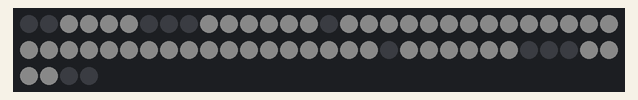
Simulated run of this sketch. Board: Arduino Uno, built with avr-gcc and run on an emulated ATmega328P. Shown: 64 RGB LEDs in strip order, left to right, continuing on the next row. Wiring (inferred from the names in the program): 4×4 keypad with keys 1 2 3 A 4 5 6 B 7 8 9 C * 0 # D (labels assumed): rows pin 6, pin 7, pin 5, pin 8; columns A0, A1, A2, A3. Dim RGB values are drawn brighter than linear; what the sketch prints to the serial monitor is not drawn.

Above: at 0.3 s.

The sketch:

read_arduino.ino
```cpp
/*
  읽기 컴퓨터측 아두이노 (최종본)
  ------------------------------------------------
  1. 4067 네 개의 S0~S3(D5~D8, 4개 4067이 공유)을 구동해서 채널을 스캔
     (오늘 디버깅으로 확인된 문제 때문에 그레이 코드 순서로 스캔 -
      한 번에 주소 비트 1개만 바뀌도록 해서 다중 비트 동시 전환 글리치 방지)
  2. 매 채널마다 4개 4067의 COMMON 핀(A0~A3)을 동시에 읽어 4비트씩 수집
     (16채널 x 4비트 = 64비트 = 8x8 결함맵 전체)
  3. 완성된 64비트를 "D:" + 64자리(0/1) 문자열로 만들어 USB Serial로
     읽기 컴퓨터(read_computer.py)에 전달
  4. 같은 값을 NeoPixel 8x8 매트릭스(D9)에 띄웁니다 - 이 보드가 실제로
     읽어낸 것이 무엇인지 사람이 눈으로 볼 수 있게. 표시는 읽기 결과이지
     보내온 값이 아닙니다. 둘이 다르면 화면의 "어긋난 칸 수"와 이 매트릭스가
     같이 어긋나 보입니다.

  * 정보 격벽: S0~S3은 4067 입장에서 "입력", COMMON은 "출력"이므로
    이 아두이노 -> 쓰기 아두이노 방향으로는 어떤 정보도 흘러갈 수 없습니다.
    매트릭스도 이쪽 보드에만 달려 있어서 이 성질을 깨지 않습니다.

  * 격자 <-> mux/칩 매핑 (wiring_test.ino로 실제 검증된 배선 기준):
      mux1(COMMON->A0): 칩1(홀수,I0~I7)=0행 / 칩2(짝수,I8~I15)=1행
      mux2(COMMON->A1): 칩3(홀수,I0~I7)=2행 / 칩4(짝수,I8~I15)=3행
      mux3(COMMON->A2): 칩5(홀수,I0~I7)=4행 / 칩6(짝수,I8~I15)=5행
      mux4(COMMON->A3): 칩7(홀수,I0~I7)=6행 / 칩8(짝수,I8~I15)=7행
    채널 c(0~15): 열 = c%8, 행은 c<8이면 홀수칩 행, c>=8이면 짝수칩 행
*/

#include <Adafruit_NeoPixel.h>

#define PIN_S0 5   // 4067 공용 주소선 (LSB)
#define PIN_S1 6
#define PIN_S2 7
#define PIN_S3 8   // (MSB)

#define LED_PIN 9    // NeoPixel DIN
#define NUM_LEDS 64
#define BRIGHTNESS 10  // 64칸 전부 흰색이어도 전원이 감당하는 값

Adafruit_NeoPixel strip(NUM_LEDS, LED_PIN, NEO_GRB + NEO_KHZ800);

// mux 순서: {mux1, mux2, mux3, mux4} (칩1,2 / 칩3,4 / 칩5,6 / 칩7,8)
const int muxCommonPin[4] = {A0, A1, A2, A3};
// 각 mux가 담당하는 (홀수칩 행, 짝수칩 행)
const int muxOddRow[4]  = {0, 2, 4, 6};
const int muxEvenRow[4] = {1, 3, 5, 7};

// 그레이 코드 순서: 한 번에 딱 1개 주소 비트만 바뀌도록 스캔 순서를 재배열
const int grayOrder[16] = {0, 1, 3, 2, 6, 7, 5, 4, 12, 13, 15, 14, 10, 11, 9, 8};

byte grid[8][8]; // [row][col]
byte prevGrid[8][8];
byte lastSentGrid[8][8];
bool havePrev = false;
bool haveLastSent = false;

void setup() {
  Serial.begin(9600);

  pinMode(PIN_S0, OUTPUT);
  pinMode(PIN_S1, OUTPUT);
  pinMode(PIN_S2, OUTPUT);
  pinMode(PIN_S3, OUTPUT);

  for (int m = 0; m < 4; m++) {
    pinMode(muxCommonPin[m], INPUT);
  }

  strip.begin();
  strip.setBrightness(BRIGHTNESS);
  strip.show();  // 켜자마자 전부 꺼진 상태로
}

void loop() {
  scanAll();

  // 연속 2회 스캔 결과가 완전히 같아야 "확정된 값"으로 인정 (노이즈 필터링)
  if (havePrev && gridsEqual(grid, prevGrid)) {
    if (!haveLastSent || !gridsEqual(grid, lastSentGrid)) {
      sendGrid();
      showGrid();  // 시리얼로 올린 것과 같은 값을 매트릭스에도
      copyGrid(grid, lastSentGrid);
      haveLastSent = true;
    }
  }

  copyGrid(grid, prevGrid);
  havePrev = true;
  delay(100);
}

bool gridsEqual(byte a[8][8], byte b[8][8]) {
  for (int r = 0; r < 8; r++)
    for (int c = 0; c < 8; c++)
      if (a[r][c] != b[r][c]) return false;
  return true;
}

void copyGrid(byte src[8][8], byte dst[8][8]) {
  for (int r = 0; r < 8; r++)
    for (int c = 0; c < 8; c++)
      dst[r][c] = src[r][c];
}

void setChannel(int c) {
  digitalWrite(PIN_S0, bitRead(c, 0));
  digitalWrite(PIN_S1, bitRead(c, 1));
  digitalWrite(PIN_S2, bitRead(c, 2));
  digitalWrite(PIN_S3, bitRead(c, 3));
  delay(5); // 4067 스위칭 안정화 대기 (오늘 디버깅 기준값)
}

void scanAll() {
  for (int i = 0; i < 16; i++) {
    int c = grayOrder[i];
    setChannel(c);
    int col = c % 8;
    bool isOddChipHalf = (c < 8); // I0~I7 = 홀수칩, I8~I15 = 짝수칩

    for (int m = 0; m < 4; m++) {
      int val = digitalRead(muxCommonPin[m]);
      int row = isOddChipHalf ? muxOddRow[m] : muxEvenRow[m];
      grid[row][col] = (val == HIGH) ? 1 : 0;
    }
  }
}

void sendGrid() {
  String bits = "";
  for (int r = 0; r < 8; r++) {
    for (int c = 0; c < 8; c++) {
      bits += grid[r][c] ? '1' : '0';
    }
  }
  Serial.println("D:" + bits);
}

/*
  웨이퍼 밖 12칸 (네 모서리 3칸씩). 실제 웨이퍼는 원형이라 정사각 격자의
  모서리는 웨이퍼 밖이고, 데이터가 없는 칸이므로 꺼 둔다. 인덱스 = row*8+col.

  ⚠ 이 12칸의 정의는 세 곳에 있고 셋이 같아야 한다:
       여기 · serial_bridge.py 의 _inside() · frontend 의 isInsideWafer()
     한 곳만 바뀌면 화면과 매트릭스의 모서리가 조용히 달라진다.
*/
bool isOutsideWafer(int i) {
  switch (i) {
    case 0:  case 1:  case 8:    // 좌상단
    case 6:  case 7:  case 15:   // 우상단
    case 48: case 56: case 57:   // 좌하단
    case 55: case 62: case 63:   // 우하단
      return true;
    default:
      return false;
  }
}

/*
  격자 인덱스(row-major, 0=좌상단) → 매트릭스의 LED 번호.

  매트릭스가 180도 돌아간 채로 달려 있어서 뒤집는다. 실측: 좌상단에 있어야 할
  패턴이 우하단에 떴다. (r,c) -> (7-r, 7-c) 이므로 i -> 63-i 다.

  * 모서리 마스크는 180도 회전에 대칭이라 이 어긋남을 드러내지 못한다.
    방향은 반드시 비대칭 패턴으로 확인할 것.

  다른 배선이면 아래로 바꾸면 된다. 여기 한 줄만 고치면 전부 따라온다:
      그대로            return i;
      좌우 반전         return (i / 8) * 8 + (7 - i % 8);
      상하 반전         return (7 - i / 8) * 8 + (i % 8);
      180도 회전        return 63 - i;
      지그재그(홀수행)  { int r = i/8, c = i%8; return r*8 + ((r % 2) ? 7-c : c); }
      행/열 뒤바뀜      return (i % 8) * 8 + (i / 8);
*/
int mapIndexToLED(int i) {
  return 63 - i;
}

/*
  스캔 결과를 매트릭스에 그린다.
  불량 = 빨강 / 정상 = 흰색 / 웨이퍼 밖 = 꺼짐 (원형 웨이퍼 모양이 그대로 보인다).
*/
void showGrid() {
  for (int i = 0; i < NUM_LEDS; i++) {
    int led = mapIndexToLED(i);
    if (isOutsideWafer(i)) {
      strip.setPixelColor(led, strip.Color(0, 0, 0));
    } else if (grid[i / 8][i % 8]) {
      strip.setPixelColor(led, strip.Color(255, 0, 0));        // 불량
    } else {
      strip.setPixelColor(led, strip.Color(255, 255, 255));    // 정상
    }
  }
  strip.show();
}
```
